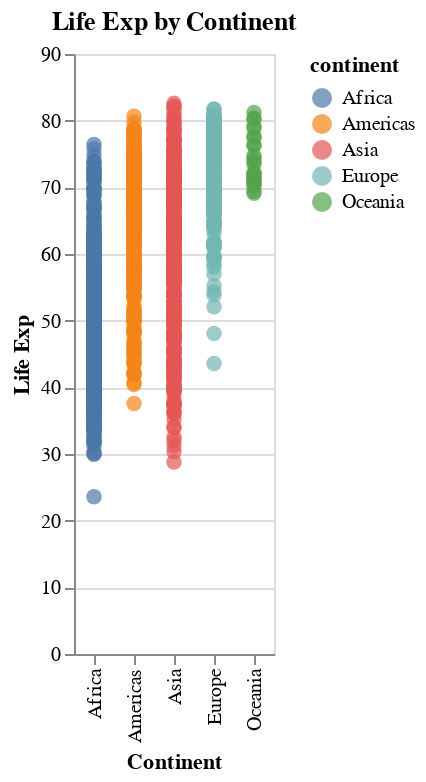

This figure's notebook cell:
### Markdown cell above
## Interactive Features

To further our exploration, we will now incorporate interactivity into our scatter plot. Interactive visualizations are instrumental in conducting a deeper, more intuitive examination of the data. By simply adding the `interactive=True` parameter, along with a tooltip feature, our scatter plot becomes a dynamic tool for users to engage with:

### Code cell
create_scatter_plot(df, 'continent', 'lifeExp', color='continent', 
                    title='Life Exp by Continent', x_title= 'Continent', y_title='Life Exp',
                    interactive=True, tooltip='lifeExp')

### Figure 1 — Vega-Lite specification as saved in the notebook (floating-point values rounded to 4 significant figures; data arrays with more than 128 entries replaced by an {"elided": "..."} marker saying what was removed)
{"config": {"view": {"continuousWidth": 300, "continuousHeight": 300}}, "data": {"name": "data-a00c852598cd27e935c38242611b612a"}, "mark": {"type": "circle", "size": 60}, "encoding": {"color": {"field": "continent", "type": "nominal"}, "tooltip": [{"field": "lifeExp", "type": "quantitative"}], "x": {"field": "continent", "title": "Continent", "type": "nominal"}, "y": {"field": "lifeExp", "title": "Life Exp", "type": "quantitative"}}, "params": [{"name": "param_1", "select": {"type": "interval", "encodings": ["x", "y"]}, "bind": "scales"}], "title": "Life Exp by Continent", "$schema": "https://vega.github.io/schema/vega-lite/v5.15.1.json", "datasets": {"data-a00c852598cd27e935c38242611b612a": {"elided": "1704 records"}}}
